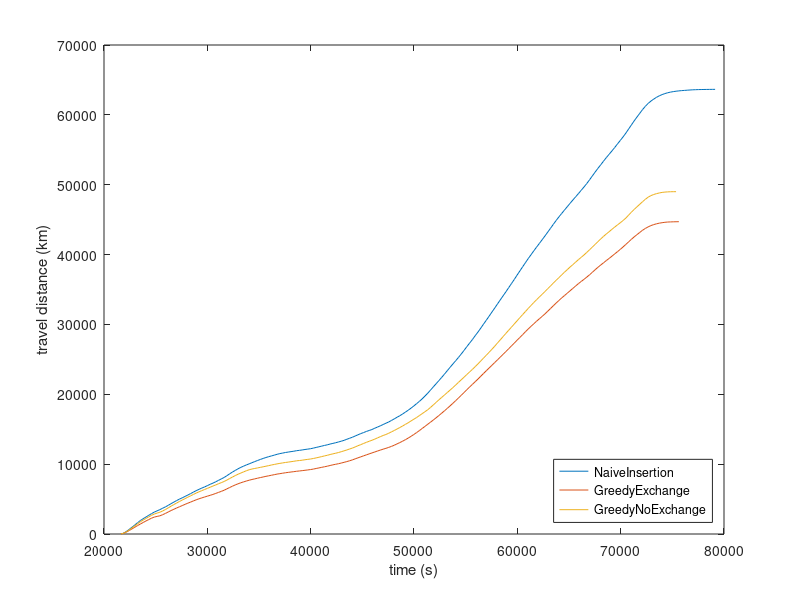

This figure's MATLAB source:
x0 = [21630,21900,22170,22440,22710,22980,23250,23520,23790,24060,24330,24600,24870,25140,25410,25680,25950,26220,26490,26760,27030,27300,27570,27840,28110,28380,28650,28920,29190,29460,29730,30000,30270,30540,30810,31080,31350,31620,31890,32160,32430,32700,32970,33240,33510,33780,34050,34320,34590,34860,35130,35400,35670,35940,36210,36480,36750,37020,37290,37560,37830,38100,38370,38640,38910,39180,39450,39720,39990,40260,40530,40800,41070,41340,41610,41880,42150,42420,42690,42960,43230,43500,43770,44040,44310,44580,44850,45120,45390,45660,45930,46200,46470,46740,47010,47280,47550,47820,48090,48360,48630,48900,49170,49440,49710,49980,50250,50520,50790,51060,51330,51600,51870,52140,52410,52680,52950,53220,53490,53760,54030,54300,54570,54840,55110,55380,55650,55920,56190,56460,56730,57000,57270,57540,57810,58080,58350,58620,58890,59160,59430,59700,59970,60240,60510,60780,61050,61320,61590,61860,62130,62400,62670,62940,63210,63480,63750,64020,64290,64560,64830,65100,65370,65640,65910,66180,66450,66720,66990,67260,67530,67800,68070,68340,68610,68880,69150,69420,69690,69960,70230,70500,70770,71040,71310,71580,71850,72120,72390,72660,72930,73200,73470,73740,74010,74280,74550,74820,75090,75360,75630,75900,76170,76440,76710,76980,77250,77520,77790,78060,78330,78600,78870,79140];
y0 = [1.08,122.4,365.54,660.95,971.56,1291.43,1617.22,1927.77,2189.36,2433.47,2674.77,2918.92,3135.66,3317.62,3491.28,3694.68,3886.53,4106.23,4344.66,4567.86,4789.61,4995.12,5177.77,5377.15,5576.11,5784.06,5994.23,6204.76,6391.3,6572.14,6736.42,6921.28,7113.56,7282.96,7474.21,7676.17,7885.53,8087.95,8344.36,8613.8,8868.65,9098.83,9334.89,9538.29,9716.38,9888.1,10043.96,10209.78,10369.12,10522.92,10672.23,10814.06,10950.42,11069.43,11180.09,11290.06,11408.21,11509.14,11586.04,11668.06,11728.71,11792.81,11852.28,11927.46,11976.54,12030.93,12098.64,12152.62,12211.46,12296.37,12392.61,12485.98,12582.08,12678.35,12766.8,12875.61,12970.76,13067.18,13173.22,13282.89,13406.88,13561.71,13707.85,13854.55,14027.38,14204.56,14374.13,14521.83,14679.66,14818.9,14955.74,15140.96,15311.02,15484.25,15668.83,15856.93,16037.31,16253.16,16478.09,16714.07,16932.01,17185.55,17449.41,17720.5,18013.31,18327.62,18657.26,18984.57,19346.45,19744.56,20156.91,20605.22,21061.68,21512.06,21962.12,22420.67,22887.03,23377.98,23856.91,24334.87,24796.41,25267.35,25762.19,26275.82,26814.59,27322.45,27828.58,28384.04,28908.6,29468.87,30046.83,30609.14,31181.3,31768.23,32343.49,32936.6,33514.88,34092.39,34664.19,35258.88,35843.47,36428.28,37046.69,37646.93,38243.94,38831.44,39417.83,39969.9,40526.6,41064.04,41587.43,42122.74,42658.19,43212.27,43760.35,44322.34,44869.22,45389.13,45883.87,46366.23,46848.64,47329.49,47804.44,48263.87,48724.39,49198.45,49673.18,50169.1,50704.0,51258.94,51808.78,52343.35,52852.89,53367.6,53876.61,54348.13,54830.45,55319.93,55836.23,56331.39,56842.17,57382.65,57974.28,58559.7,59146.17,59692.36,60224.48,60762.02,61225.5,61637.53,61974.43,62257.38,62512.44,62728.69,62900.23,63045.82,63164.51,63255.24,63326.79,63385.41,63432.63,63470.93,63500.28,63531.74,63560.47,63586.53,63602.28,63617.1,63626.01,63633.75,63639.56,63645.18,63649.28,63652.82];
x1 = [21630,21900,22170,22440,22710,22980,23250,23520,23790,24060,24330,24600,24870,25140,25410,25680,25950,26220,26490,26760,27030,27300,27570,27840,28110,28380,28650,28920,29190,29460,29730,30000,30270,30540,30810,31080,31350,31620,31890,32160,32430,32700,32970,33240,33510,33780,34050,34320,34590,34860,35130,35400,35670,35940,36210,36480,36750,37020,37290,37560,37830,38100,38370,38640,38910,39180,39450,39720,39990,40260,40530,40800,41070,41340,41610,41880,42150,42420,42690,42960,43230,43500,43770,44040,44310,44580,44850,45120,45390,45660,45930,46200,46470,46740,47010,47280,47550,47820,48090,48360,48630,48900,49170,49440,49710,49980,50250,50520,50790,51060,51330,51600,51870,52140,52410,52680,52950,53220,53490,53760,54030,54300,54570,54840,55110,55380,55650,55920,56190,56460,56730,57000,57270,57540,57810,58080,58350,58620,58890,59160,59430,59700,59970,60240,60510,60780,61050,61320,61590,61860,62130,62400,62670,62940,63210,63480,63750,64020,64290,64560,64830,65100,65370,65640,65910,66180,66450,66720,66990,67260,67530,67800,68070,68340,68610,68880,69150,69420,69690,69960,70230,70500,70770,71040,71310,71580,71850,72120,72390,72660,72930,73200,73470,73740,74010,74280,74550,74820,75090,75360,75630];
y1 = [1.08,104.38,280.94,501.44,732.05,969.96,1210.39,1428.1,1648.82,1867.7,2067.64,2265.91,2422.4,2519.54,2607.05,2765.04,2948.84,3152.79,3357.74,3539.14,3730.85,3896.41,4068.46,4244.63,4409.75,4570.96,4734.12,4894.27,5039.42,5170.68,5293.16,5415.72,5537.67,5663.78,5807.88,5954.18,6103.38,6262.21,6462.89,6655.53,6845.96,7022.93,7186.29,7334.76,7463.46,7586.33,7699.78,7805.89,7891.77,7988.73,8078.53,8162.68,8253.55,8331.21,8414.25,8493.36,8576.96,8638.38,8705.34,8767.05,8823.51,8874.31,8924.37,8980.8,9024.43,9070.56,9121.81,9171.55,9226.54,9292.74,9380.44,9461.06,9544.93,9625.68,9708.47,9806.84,9902.18,9982.06,10062.18,10156.42,10259.45,10366.79,10484.09,10610.69,10759.63,10906.36,11047.31,11189.99,11327.74,11467.0,11606.58,11740.54,11880.31,12011.71,12140.82,12263.68,12397.23,12542.64,12709.23,12903.26,13087.47,13289.54,13506.02,13729.42,13979.41,14242.47,14517.04,14802.19,15105.75,15403.1,15710.77,16013.74,16316.27,16638.47,16961.01,17297.6,17635.89,17982.18,18342.85,18703.03,19085.42,19465.12,19853.96,20246.88,20650.89,21038.95,21417.58,21802.12,22179.71,22583.58,22980.36,23375.58,23763.21,24149.68,24545.12,24932.79,25324.99,25720.38,26117.69,26519.86,26925.51,27318.44,27733.33,28129.46,28530.63,28948.24,29340.71,29725.1,30089.45,30459.77,30805.79,31146.72,31506.51,31891.14,32276.73,32668.28,33052.88,33425.88,33794.56,34128.76,34466.67,34814.46,35155.02,35500.26,35839.15,36151.07,36452.42,36775.98,37108.06,37462.44,37832.91,38176.04,38510.11,38817.22,39143.27,39444.69,39764.26,40093.89,40413.56,40739.99,41091.72,41452.39,41822.43,42186.26,42537.29,42856.78,43172.82,43485.39,43740.92,43965.57,44150.21,44292.05,44405.98,44496.66,44563.13,44621.5,44658.94,44674.75,44690.36,44699.67,44705.82];
x2 = [21630,21900,22170,22440,22710,22980,23250,23520,23790,24060,24330,24600,24870,25140,25410,25680,25950,26220,26490,26760,27030,27300,27570,27840,28110,28380,28650,28920,29190,29460,29730,30000,30270,30540,30810,31080,31350,31620,31890,32160,32430,32700,32970,33240,33510,33780,34050,34320,34590,34860,35130,35400,35670,35940,36210,36480,36750,37020,37290,37560,37830,38100,38370,38640,38910,39180,39450,39720,39990,40260,40530,40800,41070,41340,41610,41880,42150,42420,42690,42960,43230,43500,43770,44040,44310,44580,44850,45120,45390,45660,45930,46200,46470,46740,47010,47280,47550,47820,48090,48360,48630,48900,49170,49440,49710,49980,50250,50520,50790,51060,51330,51600,51870,52140,52410,52680,52950,53220,53490,53760,54030,54300,54570,54840,55110,55380,55650,55920,56190,56460,56730,57000,57270,57540,57810,58080,58350,58620,58890,59160,59430,59700,59970,60240,60510,60780,61050,61320,61590,61860,62130,62400,62670,62940,63210,63480,63750,64020,64290,64560,64830,65100,65370,65640,65910,66180,66450,66720,66990,67260,67530,67800,68070,68340,68610,68880,69150,69420,69690,69960,70230,70500,70770,71040,71310,71580,71850,72120,72390,72660,72930,73200,73470,73740,74010,74280,74550,74820,75090,75360];
y2 = [1.08,112.47,320.71,582.69,875.23,1164.89,1463.21,1745.56,1995.38,2222.43,2454.31,2676.14,2858.21,2993.85,3121.32,3302.1,3508.57,3743.99,3983.2,4216.22,4434.56,4652.66,4859.43,5061.4,5269.21,5465.75,5662.55,5855.14,6036.66,6204.86,6368.04,6530.47,6694.08,6863.93,7021.75,7193.47,7350.39,7515.96,7719.82,7943.14,8152.57,8361.96,8554.88,8726.95,8894.17,9057.68,9199.07,9304.36,9382.38,9459.39,9541.01,9619.32,9706.12,9787.11,9880.37,9958.71,10037.99,10111.24,10176.99,10240.07,10291.99,10350.77,10412.5,10477.8,10518.46,10565.63,10630.9,10685.45,10737.31,10810.84,10894.51,10987.03,11082.19,11180.27,11266.87,11379.06,11475.14,11562.31,11664.05,11780.94,11905.03,12031.7,12170.22,12301.06,12463.5,12641.97,12793.39,12961.92,13120.87,13272.17,13418.43,13580.81,13760.03,13934.08,14099.15,14246.67,14418.48,14621.87,14816.17,15029.37,15242.85,15465.42,15695.6,15925.29,16182.86,16427.62,16674.56,16950.62,17225.84,17506.4,17787.31,18122.97,18478.64,18841.44,19210.5,19554.13,19900.66,20251.48,20596.12,20955.78,21322.33,21704.17,22072.5,22441.47,22830.57,23196.09,23561.61,23955.37,24350.89,24768.91,25182.27,25596.04,26015.19,26441.01,26880.22,27346.87,27794.47,28258.2,28714.53,29164.28,29606.06,30056.94,30510.12,30966.22,31402.03,31842.35,32283.79,32711.16,33136.5,33533.4,33929.19,34309.28,34706.81,35115.87,35506.66,35918.06,36310.19,36694.43,37088.01,37473.37,37839.1,38211.18,38557.82,38915.61,39273.21,39603.23,39943.77,40310.41,40689.86,41073.46,41457.81,41852.55,42239.45,42605.27,42947.26,43272.61,43609.36,43935.87,44245.24,44553.21,44871.74,45226.52,45651.27,46069.4,46462.9,46844.13,47202.32,47572.78,47914.52,48217.78,48440.41,48601.2,48724.14,48819.32,48899.38,48946.24,48973.98,48993.6,49001.98,49002.09];
plot(x0,y0,x1,y1,x2,y2);
legend('NaiveInsertion','GreedyExchange','GreedyNoExchange','location','southeast');
xlabel('time (s)');
ylabel('travel distance (km)');
